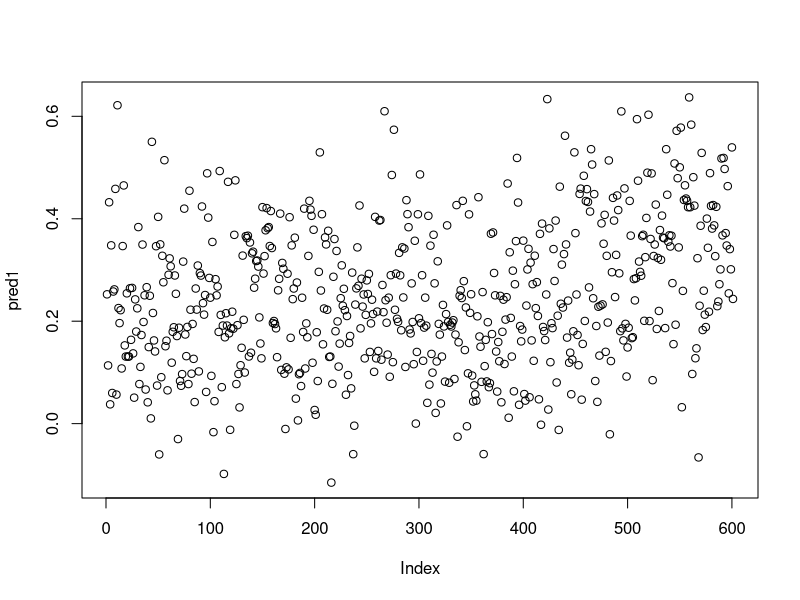
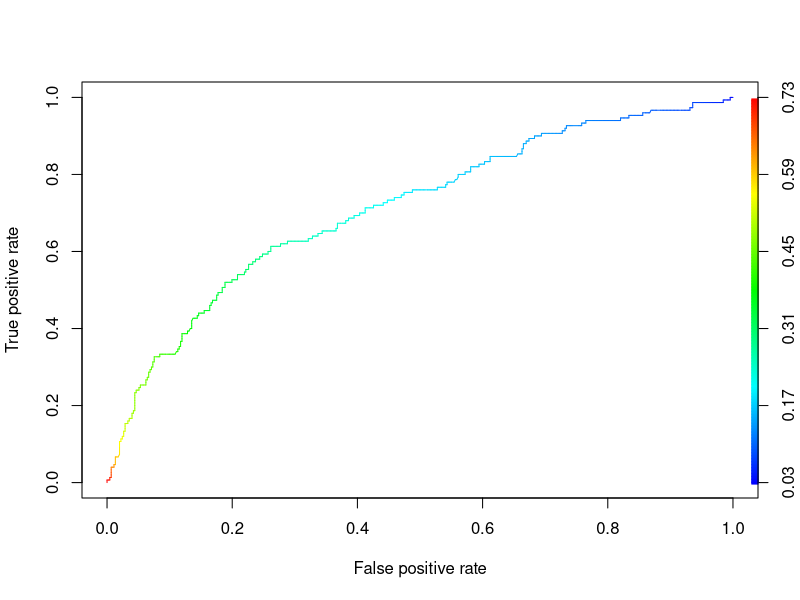

Write the R code that produced these figures, in order.
install.packages("AER")
library(AER)

library(plyr)

affairs <- data("Affairs")
View(Affairs)

affairs1 <- Affairs
summary(affairs1)

table(affairs1$affairs)

affairs1$ynaffairs[affairs1$affairs > 0] <- 1
affairs1$ynaffairs[affairs1$affairs == 0] <- 0
affairs1$gender <- as.factor(revalue(Affairs$gender,c("male"=1, "female"=0)))
affairs1$children <- as.factor(revalue(Affairs$children,c("yes"=1, "no"=0)))
# sum(is.na(claimants))
# claimants <- na.omit(claimants) # Omitting NA values from the Data 
# na.omit => will omit the rows which has atleast 1 NA value
View(affairs1)



colnames(affairs1)

class(affairs1)

attach(affairs1)

# Preparing a linear regression 
mod_lm <- lm(ynaffairs ~ factor(gender) + age+ yearsmarried+ factor(children) + religiousness+
               education+occupation+rating, data = affairs1)
summary(mod_lm)

pred1 <- predict(mod_lm,affairs1)
pred1

# plot(affairs,pred1)
# We can no way use the linear regression technique to classify the data
plot(pred1)

# We can also include NA values but where ever it finds NA value
# probability values obtained using the glm will also be NA 
# So they can be either filled using imputation technique or
# exlclude those values 


# GLM function use sigmoid curve to produce desirable results 
# The output of sigmoid function lies in between 0-1
model <- glm(ynaffairs ~ factor(gender) + age+ yearsmarried+ factor(children) + religiousness+
               education+occupation+rating, data = affairs1,family = "binomial")

# To calculate the odds ratio manually we going r going to take exp of coef(model)
exp(coef(model))

# Confusion matrix table 
prob <- predict(model,affairs1,type="response")
summary(model)

# We are going to use NULL and Residual Deviance to compare the between different models

# Confusion matrix and considering the threshold value as 0.5 
confusion<-table(prob>0.5,affairs1$ynaffairs)
confusion

# Model Accuracy 
Accuracy<-sum(diag(confusion)/sum(confusion))
Accuracy # 76.53

# Creating empty vectors to store predicted classes based on threshold value
pred_values <- NULL
yes_no <- NULL

pred_values <- ifelse(prob>=0.5,1,0)
yes_no <- ifelse(prob>=0.5,"yes","no")

# Creating new column to store the above values
affairs1[,"prob"] <- prob
affairs1[,"pred_values"] <- pred_values
affairs1[,"yes_no"] <- yes_no

View(affairs1[,c(1,9:11)])

table(affairs1$ynaffairs,affairs1$pred_values)

# Calculate the below metrics
# precision | recall | True Positive Rate | False Positive Rate | Specificity | Sensitivity
# from the above table - 59


# ROC Curve => used to evaluate the betterness of the logistic model
# more area under ROC curve better is the model 
# We will use ROC curve for any classification technique not only for logistic
# install.packages("ROCR")
library(ROCR)

rocrpred<-prediction(prob,affairs1$ynaffairs)
rocrperf<-performance(rocrpred,'tpr','fpr')

str(rocrperf)

plot(rocrperf,colorize=T,text.adj=c(-0.2,1.7))

# More area under the ROC Curve better is the logistic regression model obtained

## Getting cutt off or threshold value along with true positive and false positive rates in a data frame 
str(rocrperf)

rocr_cutoff <- data.frame(cut_off = rocrperf@alpha.values[[1]],fpr=rocrperf@x.values,tpr=rocrperf@y.values)
colnames(rocr_cutoff) <- c("cut_off","FPR","TPR")
View(rocr_cutoff)

library(dplyr)
rocr_cutoff$cut_off <- round(rocr_cutoff$cut_off,6)
# Sorting data frame with respect to tpr in decreasing order 
rocr_cutoff <- arrange(rocr_cutoff,desc(TPR))
View(rocr_cutoff)
